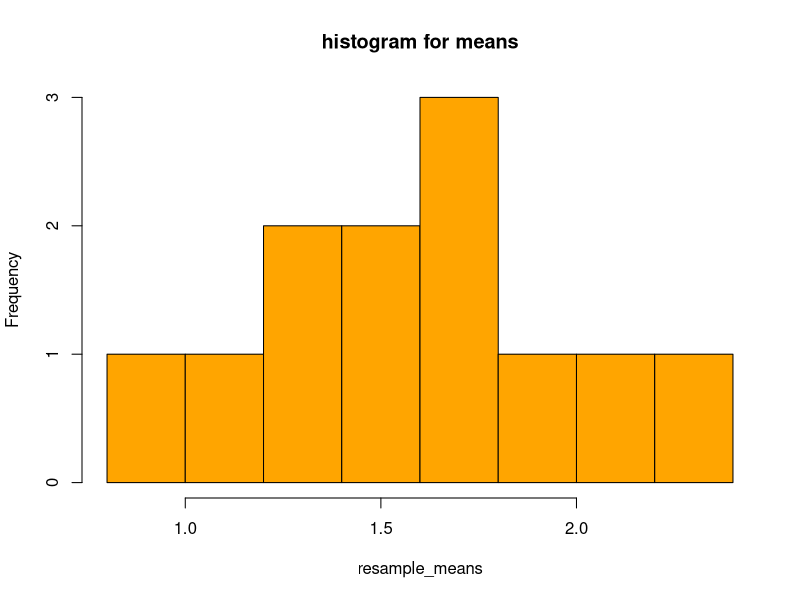
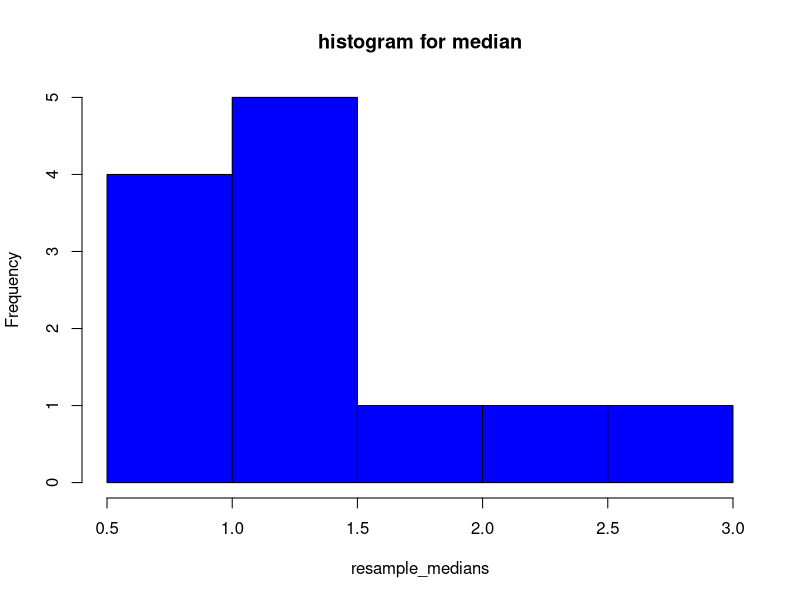
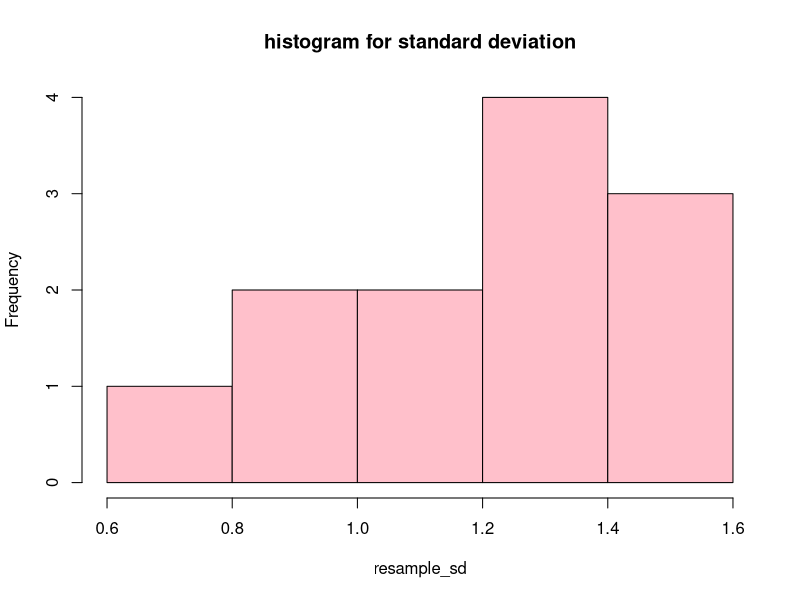

The R script that drew these images, in order:

# Sample code for 18.05 Studio 11
#--------------------------------
# 1. matrixStats package
# 2. Log normal distribution: rlnorm

#------------------------------
# 1. matrixStats package
cat("----\nmatrixStats package.\n")

# The matrixStats package has functions colMeans2, colMedians, colSds, colQuantiles that are optimized for speed on matrices. This means you can generate all your bootstrap samples at once and put them in a matrix. This will be much faster than doing them one at a time in a loop.

# Note: Everything you can do with matrixStats could be done with a loop, but it will run much slower

### Install the package ###
#You may need to use the Package tab in R Studio to install the matrixStats package.
# OR Type 
# install.packages("matrixStats") 
#into your console below!

# The following line loads the package
library('matrixStats')

# Set up a few constants
# Data is generated using a normal distribution
mu = 1
sigma = 2
n = 10   # number of values in one sample
m = 12   # number of samples
alpha = 0.1

# Generate random normal data
data = rnorm(n, mu, sigma)  

# Generate m resamples each of size n. Put this in a matrix.
x = sample(data, n*m, replace=TRUE)
resample_data = matrix(x, nrow=n, ncol=m)

# Use matrixStats to compute various statistics in the resampled data
resample_means = colMeans2(resample_data)
resample_medians = colMedians(resample_data)
resample_sd = colSds(resample_data)

cat('resample_means', resample_means, '\n')
cat('resample_medians', resample_medians, '\n')
cat('resample_sd', resample_sd, '\n')

# We can use the quantile function to find a percentile confidence interval
p = c(alpha/2, 1-alpha/2)
mean_percentile_ci = quantile(resample_means, p)
median_percentile_ci = quantile(resample_medians, p)
sd_percentile_ci = quantile(resample_sd, p)

cat('mean_percentile_ci', mean_percentile_ci, '\n')
cat('median_percentile_ci', median_percentile_ci, '\n')
cat('sd_percentile_ci', sd_percentile_ci, '\n')

# Plot histograms of the statistics
hist(resample_means, col = "orange", main = "histogram for means")
hist(resample_medians, col = "blue", main = "histogram for median")
hist(resample_sd, col = "pink", main = "histogram for standard deviation")

#---------------------------
# 2. Log normal: rlnorm
cat("----\nLog normal distribution.\n")

meanlog = 1
sdlog = 2
n_data = 1000

# General log normal data
data = rlnorm(n_data, meanlog = meanlog, sdlog = sdlog)

sample_mean = mean(data)
sample_sd = sd(data)

cat('meanlog =', meanlog, ', sdlog =', sdlog, '\n')
cat('sample_mean =', sample_mean, ', sample_sd =', sample_sd, '\n')
cat('Note that the mean and  and standard deviation of the log normal distribution are not the same as meanlog and sdlog.', '\n')
